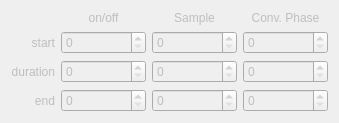
              <widget class="QWidget" name="tab_2">
               <property name="enabled">
                <bool>false</bool>
               </property>
               <attribute name="title">
                <string>LED2</string>
               </attribute>
               <layout class="QGridLayout" name="gridLayout_9">
                <item row="2" column="1">
                 <widget class="QSpinBox" name="spinBox_L2onDur">
                  <property name="minimumSize">
                   <size>
                    <width>85</width>
                    <height>20</height>
                   </size>
                  </property>
                  <property name="maximum">
                   <number>65535</number>
                  </property>
                 </widget>
                </item>
                <item row="2" column="0">
                 <widget class="QLabel" name="label_25">
                  <property name="text">
                   <string>duration</string>
                  </property>
                  <property name="alignment">
                   <set>Qt::AlignmentFlag::AlignRight|Qt::AlignmentFlag::AlignTrailing|Qt::AlignmentFlag::AlignVCenter</set>
                  </property>
                 </widget>
                </item>
                <item row="1" column="2">
                 <widget class="QSpinBox" name="spinBox_L2sampStart">
                  <property name="minimumSize">
                   <size>
                    <width>85</width>
                    <height>20</height>
                   </size>
                  </property>
                  <property name="maximum">
                   <number>65535</number>
                  </property>
                 </widget>
                </item>
                <item row="0" column="2">
                 <widget class="QLabel" name="label_27">
                  <property name="text">
                   <string>Sample</string>
                  </property>
                  <property name="alignment">
                   <set>Qt::AlignmentFlag::AlignBottom|Qt::AlignmentFlag::AlignHCenter</set>
                  </property>
                 </widget>
                </item>
                <item row="1" column="0">
                 <widget class="QLabel" name="label_31">
                  <property name="text">
                   <string>start</string>
                  </property>
                  <property name="alignment">
                   <set>Qt::AlignmentFlag::AlignRight|Qt::AlignmentFlag::AlignTrailing|Qt::AlignmentFlag::AlignVCenter</set>
                  </property>
                 </widget>
                </item>
                <item row="2" column="2">
                 <widget class="QSpinBox" name="spinBox_L2sampDur">
                  <property name="minimumSize">
                   <size>
                    <width>85</width>
                    <height>20</height>
                   </size>
                  </property>
                  <property name="maximum">
                   <number>65535</number>
                  </property>
                 </widget>
                </item>
                <item row="0" column="1">
                 <widget class="QLabel" name="label_26">
                  <property name="text">
                   <string>on/off</string>
                  </property>
                  <property name="alignment">
                   <set>Qt::AlignmentFlag::AlignBottom|Qt::AlignmentFlag::AlignHCenter</set>
                  </property>
                 </widget>
                </item>
                <item row="0" column="3">
                 <widget class="QLabel" name="label_30">
                  <property name="text">
                   <string>Conv. Phase</string>
                  </property>
                  <property name="alignment">
                   <set>Qt::AlignmentFlag::AlignBottom|Qt::AlignmentFlag::AlignHCenter</set>
                  </property>
                 </widget>
                </item>
                <item row="1" column="3">
                 <widget class="QSpinBox" name="spinBox_L2cpStart">
                  <property name="minimumSize">
                   <size>
                    <width>85</width>
                    <height>20</height>
                   </size>
                  </property>
                  <property name="maximum">
                   <number>65535</number>
                  </property>
                 </widget>
                </item>
                <item row="3" column="0">
                 <widget class="QLabel" name="label_28">
                  <property name="text">
                   <string>end</string>
                  </property>
                  <property name="alignment">
                   <set>Qt::AlignmentFlag::AlignRight|Qt::AlignmentFlag::AlignTrailing|Qt::AlignmentFlag::AlignVCenter</set>
                  </property>
                 </widget>
                </item>
                <item row="3" column="2">
                 <widget class="QSpinBox" name="spinBox_L2sampEnd">
                  <property name="minimumSize">
                   <size>
                    <width>85</width>
                    <height>20</height>
                   </size>
                  </property>
                  <property name="maximum">
                   <number>65535</number>
                  </property>
                 </widget>
                </item>
                <item row="3" column="1">
                 <widget class="QSpinBox" name="spinBox_L2onEnd">
                  <property name="minimumSize">
                   <size>
                    <width>85</width>
                    <height>20</height>
                   </size>
                  </property>
                  <property name="maximum">
                   <number>65535</number>
                  </property>
                 </widget>
                </item>
                <item row="1" column="1">
                 <widget class="QSpinBox" name="spinBox_L2onStart">
                  <property name="minimumSize">
                   <size>
                    <width>85</width>
                    <height>20</height>
                   </size>
                  </property>
                  <property name="maximum">
                   <number>65535</number>
                  </property>
                 </widget>
                </item>
                <item row="3" column="3">
                 <widget class="QSpinBox" name="spinBox_L2cpEnd">
                  <property name="minimumSize">
                   <size>
                    <width>85</width>
                    <height>20</height>
                   </size>
                  </property>
                  <property name="maximum">
                   <number>65535</number>
                  </property>
                 </widget>
                </item>
                <item row="2" column="3">
                 <widget class="QSpinBox" name="spinBox_L2cpDur">
                  <property name="minimumSize">
                   <size>
                    <width>85</width>
                    <height>20</height>
                   </size>
                  </property>
                  <property name="maximum">
                   <number>65535</number>
                  </property>
                 </widget>
                </item>
               </layout>
              </widget>
